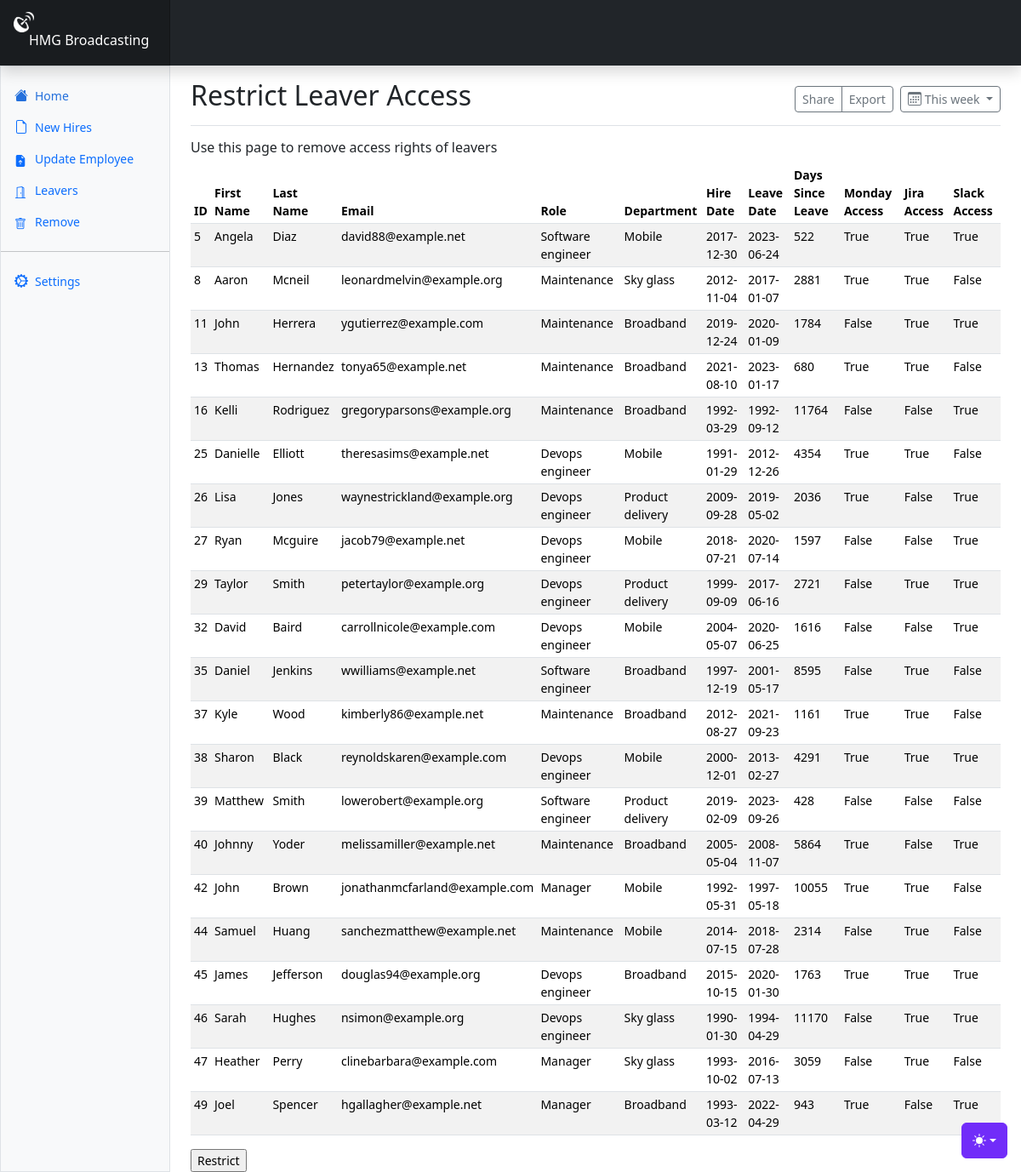
The page /leavers on the database its author committed.
### tables this page shows
CREATE TABLE employees (
                id INTEGER PRIMARY KEY AUTOINCREMENT,
                first_name TEXT,
                last_name TEXT,
                email TEXT,
                role TEXT,
                department TEXT,
                hire_date TEXT,
                leave_date TEXT,
                monday_access INTEGER,
                jira_access INTEGER,
                slack_access INTEGER
            );

### app.py (the view, shortened to what this page needs)
@app.route('/leavers', methods=["GET", "POST"])
def leavers():
    leavers_hits = controller.leaver_hits()
    return render_template("leavers.html", leaver_hits=leavers_hits)

### controllers/controller.py (called while the page is built)
    def get_employee_objects(self):
        employees_class = self.db_worker.create_class_from_table(self.db_worker.cursor, "employees")
        self.employee_objects = self.db_worker.fetch_objects(employees_class, "employees")
        return self.employee_objects

    def leaver_hits(self):
        leavers = []
        for employee in self.get_employee_objects():
            if not employee.leave_date == "Still Working":
                leavers.append(employee)
        return leavers

### models/db_worker.py (called while the page is built)
    def get_table_schema(self, cursor, table_name):
        self.cursor.execute(f"PRAGMA table_info({table_name})")
        return {row[1]: row[2] for row in cursor.fetchall()}

    def create_class_from_table(self, cursor, table_name):
        schema = self.get_table_schema(cursor, table_name)
        class_name = table_name.capitalize()
        return type(class_name, (object,), schema)

### templates/leavers.html (shortened to what this page needs)
{% extends "base.html" %}
{% block page_head %}Restrict Leaver Access{% endblock %}
{% block page_body %}
<h6>Use this page to remove access rights of leavers</h6>
<table class="table table-striped table-sm">
            <thead>
            <tr>
                <th scope="col">ID</th>
                <th scope="col">First Name</th>
                <th scope="col">Last Name</th>
                <th scope="col">Email</th>
                <th scope="col">Role</th>
                <th scope="col">Department</th>
                <th scope="col">Hire Date</th>
                <th scope="col">Leave Date</th>
                <th scope="col">Days Since Leave</th>
                <th scope="col">Monday Access</th>
                <th scope="col">Jira Access</th>
                <th scope="col">Slack Access</th>
            </tr>
            </thead>
            <tbody>
                {% for item in leaver_hits %}
                <tr>
                    <td>{{ item.id }}</td>
                    <td>{{ item.first_name }}</td>
                    <td>{{ item.last_name }}</td>
                    <td>{{ item.email }}</td>
                    <td>{{ item.role }}</td>
                    <td>{{ item.department }}</td>
                    <td>{{ item.hire_date }}</td>
                    <td>{{ item.leave_date }}</td>
                    <td>{{ item.days_since_leave }}</td>
                    <td>{{ item.monday_access }}</td>
                    <td>{{ item.jira_access }}</td>
                    <td>{{ item.slack_access }}</td>
                </tr>
                {% endfor %}
            </tbody>
        </table>
<form method="post">
    <input type="submit" value="Restrict">
</form>
{% endblock %}

### templates/base.html (shortened to what this page needs)
<!doctype html>
<html lang="en" data-bs-theme="auto">
  <head><script src="{{ url_for('static', filename='js/color-modes.js') }}"></script>
    <link rel="stylesheet" href="https://cdn.jsdelivr.net/npm/@docsearch/css@3">
    <link rel="stylesheet" href="{{ url_for('static', filename='css/bootstrap.min.css') }}">
    <link rel="stylesheet" href="{{ url_for('static', filename='custom_styling.css') }}">
    <link href="https://cdn.jsdelivr.net/npm/bootstrap-icons@1.10.5/font/bootstrap-icons.min.css" rel="stylesheet">
    <link rel="stylesheet" href="{{ url_for('static', filename='dashboard.css') }}">
  </head>
  <body>
    <div class="dropdown position-fixed bottom-0 end-0 mb-3 me-3 bd-mode-toggle">
      <button class="btn btn-bd-primary py-2 dropdown-toggle d-flex align-items-center"
              id="bd-theme"
              type="button"
              aria-expanded="false"
              data-bs-toggle="dropdown"
              aria-label="Toggle theme (auto)">
        <svg class="bi my-1 theme-icon-active" width="1em" height="1em"><use href="#circle-half"></use></svg>
      </button>
    </div>
<header class="navbar sticky-top bg-dark flex-md-nowrap p-0 shadow" data-bs-theme="dark">
  <a class="navbar-brand col-md-3 col-lg-2 me-0 px-3 fs-6 text-white" href="#">
   <img src="{{ url_for('static', filename='sat_dish_logo_wht.png') }}" alt="Bootstrap" width="24" height="24">
    <h6 style="text-indent:18px">HMG Broadcasting</h6></a>
</header>
<div class="container-fluid">
  <div class="row">
    <div class="sidebar border border-right col-md-3 col-lg-2 p-0 bg-body-tertiary">
      <div class="offcanvas-md offcanvas-end bg-body-tertiary" tabindex="-1" id="sidebarMenu" aria-labelledby="sidebarMenuLabel">
        <div class="offcanvas-body d-md-flex flex-column p-0 pt-lg-3 overflow-y-auto">
          <ul class="nav flex-column">
            <li class="nav-item">
              <a class="nav-link d-flex align-items-center gap-2 active" aria-current="page" href="{{ url_for('index')}}">
                <svg class="bi"><use xlink:href="#house-fill"/></svg>
                Home
              </a>
            </li>
            <li class="nav-item">
              <a class="nav-link d-flex align-items-center gap-2" href="{{ url_for('new')}}">
                <svg class="bi"><use xlink:href="#file-earmark"/></svg>
                New Hires
              </a>
            </li>
            <li class="nav-item">
              <a class="nav-link d-flex align-items-center gap-2" href="{{ url_for('update')}}">
                <i class="bi bi-file-earmark-arrow-up-fill"></i>
                Update Employee
              </a>
            </li>
            <li class="nav-item">
              <a class="nav-link d-flex align-items-center gap-2" href="{{ url_for('leavers')}}">
                <i class="bi bi-door-open"></i>
                Leavers
              </a>
            </li>
            <li class="nav-item">
              <a class="nav-link d-flex align-items-center gap-2" href="{{ url_for('remove')}}">
                <i class="bi bi-trash"></i>
                Remove
              </a>
            </li>
          </ul>
          <hr class="my-3">
          <ul class="nav flex-column mb-auto">
            <li class="nav-item">
              <a class="nav-link d-flex align-items-center gap-2" href="{{ url_for('settings')}}">
                <svg class="bi"><use xlink:href="#gear-wide-connected"/></svg>
                Settings
              </a>
            </li>
          </ul>
        </div>
      </div>
    </div>
    <main class="col-md-9 ms-sm-auto col-lg-10 px-md-4">
      <div class="d-flex justify-content-between flex-wrap flex-md-nowrap align-items-center pt-3 pb-2 mb-3 border-bottom">
        <h1 class="h2">{% block page_head %}{% endblock %}</h1>
        <div class="btn-toolbar mb-2 mb-md-0">
          <div class="btn-group me-2">
            <button type="button" class="btn btn-sm btn-outline-secondary">Share</button>
            <button type="button" class="btn btn-sm btn-outline-secondary">Export</button>
          </div>
          <button type="button" class="btn btn-sm btn-outline-secondary dropdown-toggle d-flex align-items-center gap-1">
            <svg class="bi"><use xlink:href="#calendar3"/></svg>
            This week
          </button>
        </div>
      </div>
        <div class="table-responsive small">
        {% block page_body %}{% endblock %}
      </div>
    </main>
  </div>
</div>
    </body>
</html>

### static/dashboard.css (style rules this page uses)
.bi { display: inline-block; width: 1rem; height: 1rem; }
.sidebar .nav-link { font-size: .875rem; font-weight: 500; }
.sidebar .nav-link.active { color: #2470dc; }
.navbar-brand { padding-top: .75rem; padding-bottom: .75rem; background-color: rgba(0, 0, 0, .25); box-shadow: inset -1px 0 0 rgba(0, 0, 0, .25); }

### templates/base.html (style rules this page uses)
.bi { vertical-align: -.125em; fill: currentColor; }
.btn-bd-primary { --bd-violet-bg: #712cf9; --bd-violet-rgb: 112.520718, 44.062154, 249.437846; --bs-btn-font-weight: 600; --bs-btn-color: var(--bs-white); --bs-btn-bg: var(--bd-violet-bg); --bs-btn-border-color: var(--bd-violet-bg); --bs-btn-hover-color: var(--bs-white); --bs-btn-hover-bg: #6528e0; --bs-btn-hover-border-color: #6528e0; --bs-btn-focus-shadow-rgb: var(--bd-violet-rgb); --bs-btn-active-color: var(--bs-btn-hover-color); --bs-btn-active-bg: #5a23c8; --bs-btn-active-border-color: #5a23c8; }
.bd-mode-toggle { z-index: 1500; }

### rows shown on the page
employees: id "5", first_name "Angela", last_name "Diaz", email "david88@example.net", role "Software engineer", department "Mobile", hire_date "2017-12-30", leave_date "2023-06-24", days_since_leave "522", monday_access "True", jira_access "True", slack_access "True"
employees: id "8", first_name "Aaron", last_name "Mcneil", email "leonardmelvin@example.org", role "Maintenance", department "Sky glass", hire_date "2012-11-04", leave_date "2017-01-07", days_since_leave "2881", monday_access "True", jira_access "True", slack_access "False"
employees: id "11", first_name "John", last_name "Herrera", email "ygutierrez@example.com", role "Maintenance", department "Broadband", hire_date "2019-12-24", leave_date "2020-01-09", days_since_leave "1784", monday_access "False", jira_access "True", slack_access "True"
employees: id "13", first_name "Thomas", last_name "Hernandez", email "tonya65@example.net", role "Maintenance", department "Broadband", hire_date "2021-08-10", leave_date "2023-01-17", days_since_leave "680", monday_access "True", jira_access "True", slack_access "False"
employees: id "16", first_name "Kelli", last_name "Rodriguez", email "gregoryparsons@example.org", role "Maintenance", department "Broadband", hire_date "1992-03-29", leave_date "1992-09-12", days_since_leave "11764", monday_access "False", jira_access "False", slack_access "True"
employees: id "25", first_name "Danielle", last_name "Elliott", email "theresasims@example.net", role "Devops engineer", department "Mobile", hire_date "1991-01-29", leave_date "2012-12-26", days_since_leave "4354", monday_access "True", jira_access "True", slack_access "False"
employees: id "26", first_name "Lisa", last_name "Jones", email "waynestrickland@example.org", role "Devops engineer", department "Product delivery", hire_date "2009-09-28", leave_date "2019-05-02", days_since_leave "2036", monday_access "True", jira_access "False", slack_access "True"
employees: id "27", first_name "Ryan", last_name "Mcguire", email "jacob79@example.net", role "Devops engineer", department "Mobile", hire_date "2018-07-21", leave_date "2020-07-14", days_since_leave "1597", monday_access "False", jira_access "False", slack_access "True"
employees: id "29", first_name "Taylor", last_name "Smith", email "petertaylor@example.org", role "Devops engineer", department "Product delivery", hire_date "1999-09-09", leave_date "2017-06-16", days_since_leave "2721", monday_access "False", jira_access "True", slack_access "True"
employees: id "32", first_name "David", last_name "Baird", email "carrollnicole@example.com", role "Devops engineer", department "Mobile", hire_date "2004-05-07", leave_date "2020-06-25", days_since_leave "1616", monday_access "False", jira_access "False", slack_access "True"
employees: id "35", first_name "Daniel", last_name "Jenkins", email "wwilliams@example.net", role "Software engineer", department "Broadband", hire_date "1997-12-19", leave_date "2001-05-17", days_since_leave "8595", monday_access "False", jira_access "True", slack_access "False"
employees: id "37", first_name "Kyle", last_name "Wood", email "kimberly86@example.net", role "Maintenance", department "Broadband", hire_date "2012-08-27", leave_date "2021-09-23", days_since_leave "1161", monday_access "True", jira_access "True", slack_access "False"
employees: id "38", first_name "Sharon", last_name "Black", email "reynoldskaren@example.com", role "Devops engineer", department "Mobile", hire_date "2000-12-01", leave_date "2013-02-27", days_since_leave "4291", monday_access "True", jira_access "True", slack_access "True"
employees: id "39", first_name "Matthew", last_name "Smith", email "lowerobert@example.org", role "Software engineer", department "Product delivery", hire_date "2019-02-09", leave_date "2023-09-26", days_since_leave "428", monday_access "False", jira_access "False", slack_access "False"
employees: id "40", first_name "Johnny", last_name "Yoder", email "melissamiller@example.net", role "Maintenance", department "Broadband", hire_date "2005-05-04", leave_date "2008-11-07", days_since_leave "5864", monday_access "True", jira_access "False", slack_access "True"
employees: id "42", first_name "John", last_name "Brown", email "jonathanmcfarland@example.com", role "Manager", department "Mobile", hire_date "1992-05-31", leave_date "1997-05-18", days_since_leave "10055", monday_access "True", jira_access "True", slack_access "False"
employees: id "44", first_name "Samuel", last_name "Huang", email "sanchezmatthew@example.net", role "Maintenance", department "Mobile", hire_date "2014-07-15", leave_date "2018-07-28", days_since_leave "2314", monday_access "False", jira_access "True", slack_access "False"
employees: id "45", first_name "James", last_name "Jefferson", email "douglas94@example.org", role "Devops engineer", department "Broadband", hire_date "2015-10-15", leave_date "2020-01-30", days_since_leave "1763", monday_access "True", jira_access "True", slack_access "True"
employees: id "46", first_name "Sarah", last_name "Hughes", email "nsimon@example.org", role "Devops engineer", department "Sky glass", hire_date "1990-01-30", leave_date "1994-04-29", days_since_leave "11170", monday_access "False", jira_access "True", slack_access "True"
employees: id "47", first_name "Heather", last_name "Perry", email "clinebarbara@example.com", role "Manager", department "Sky glass", hire_date "1993-10-02", leave_date "2016-07-13", days_since_leave "3059", monday_access "False", jira_access "True", slack_access "False"
employees: id "49", first_name "Joel", last_name "Spencer", email "hgallagher@example.net", role "Manager", department "Broadband", hire_date "1993-03-12", leave_date "2022-04-29", days_since_leave "943", monday_access "True", jira_access "False", slack_access "True"
